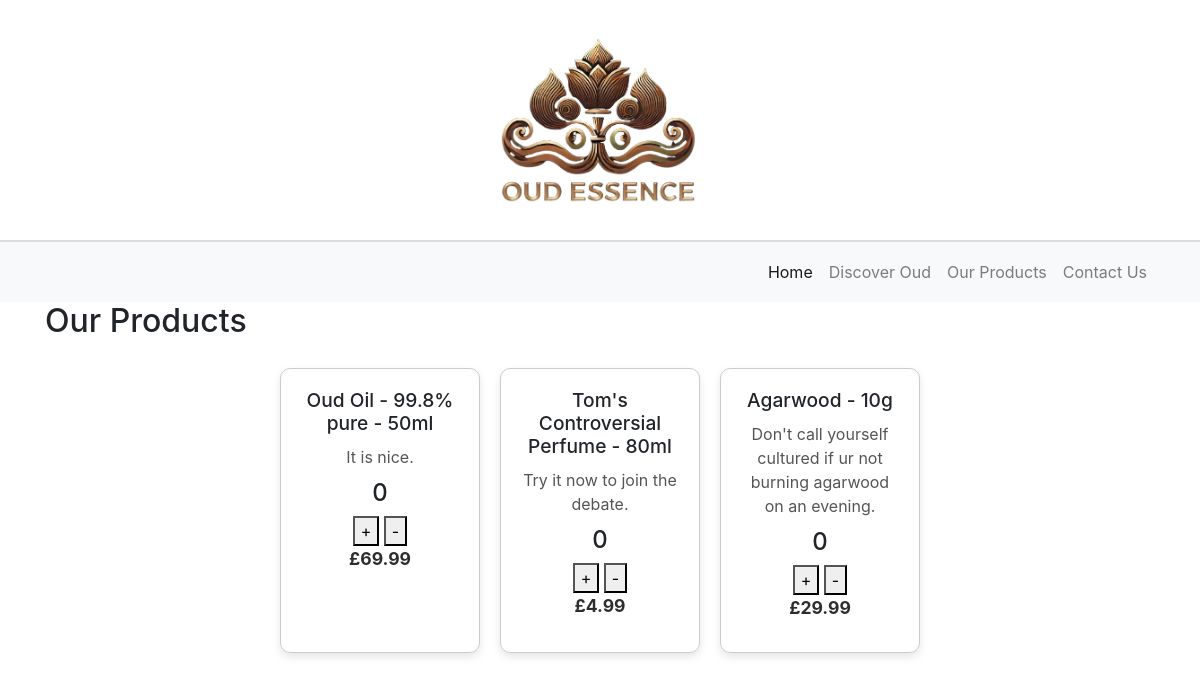
Before: /products/ with the older database file.
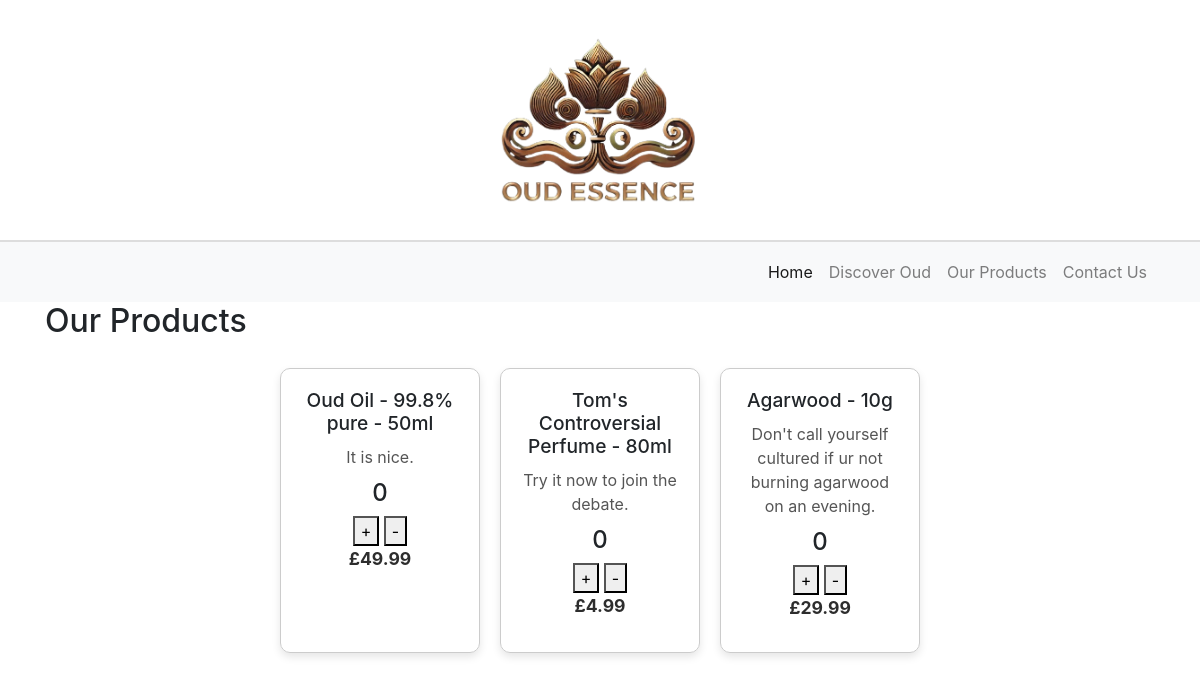
After: the same page with the newer database file.
### pages/models.py (models this page shows, shortened)
class Product(models.Model):
    name = models.CharField(max_length=255)
    description = models.TextField(blank=True, null=True)
    price = models.DecimalField(max_digits=10, decimal_places=2)
    stock = models.PositiveIntegerField(default=0)
    created_at = models.DateTimeField(auto_now_add=True)

### pages/views.py (the view)
# urls.py: path("products/", views.products, name="products"),
def products(request):
    products = Product.objects.all()
    return render(request, 'products.html', {'products': products})

### pages/templates/products.html (shortened to what this page needs)
{% extends "base.html" %}
{% block content %}
    <h2>Our Products</h2>
    <div class="products">
        {% for product in products %}
            <div class="product">
                <h2>{{ product.name }}</h2>
                <p>{{ product.description }}</p>
                <h4>0</h4>
                <button class="increase">+</button>
                <button class="decrease">-</button>
                <p class="price">£{{ product.price }}</p>
            </div>
        {% empty %}
            <p>We have just sold out! New stock will be added soon.</p>
        {% endfor %}
    </div>
{% endblock %}
{% load static %}

Changed rows visible on the page:
changed Product "Oud Oil - 99.8% pure - 50ml": price "69.99" → "49.99"
